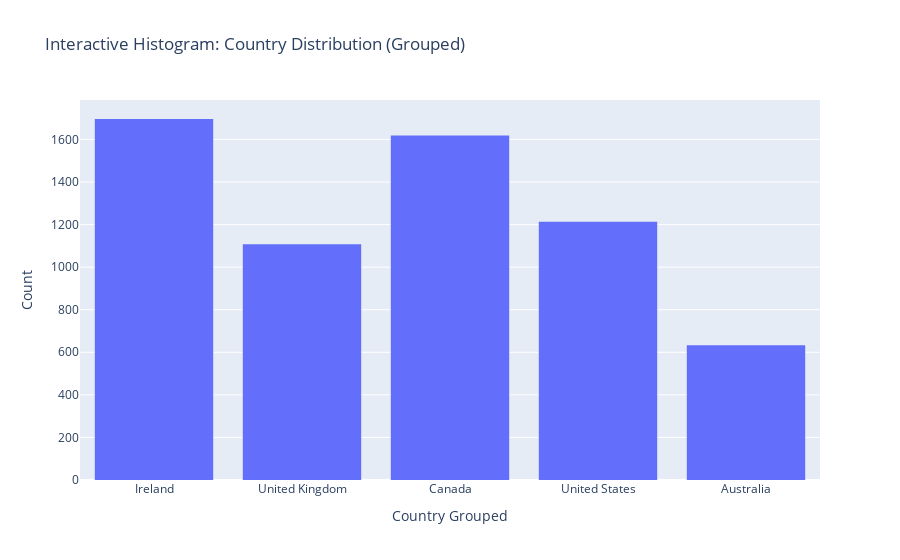

The code cell stored with this chart in its notebook:
### Code cell
# Calculate the percentage distribution of contacts by country
country_distribution = data_graphics['country'].value_counts(normalize=True) * 100

# Identify countries with less than 9% and group them into 'Others'
threshold = 9
filtered_countries = country_distribution[country_distribution >= threshold].index
data_graphics['country_grouped'] = data_graphics['country'].apply(lambda x: x if x in filtered_countries else 'Others')

# Create a histogram to show the grouped distribution
fig = px.histogram(data_graphics, x='country_grouped', title='Interactive Histogram: Country Distribution (Grouped)',
                   labels={'country_grouped': 'Country Grouped', 'count': 'Count'})

# Customize layout
fig.update_layout(xaxis_title='Country Grouped', yaxis_title='Count')

# Show the plot
fig.show()

### Figure 1 — Plotly figure (JSON) as saved in the notebook; plotly's stock layout.template omitted (floating-point values rounded to 4 significant figures; data arrays with more than 128 entries replaced by an {"elided": "..."} marker saying what was removed)
{"data": [{"alignmentgroup": "True", "bingroup": "x", "hovertemplate": "Country Grouped=%{x}<br>count=%{y}<extra></extra>", "legendgroup": "", "marker": {"color": "#636efa", "pattern": {"shape": ""}}, "name": "", "offsetgroup": "", "orientation": "v", "showlegend": false, "type": "histogram", "x": {"elided": "6269 str values"}, "xaxis": "x", "yaxis": "y"}], "layout": {"barmode": "relative", "legend": {"tracegroupgap": 0}, "title": {"text": "Interactive Histogram: Country Distribution (Grouped)"}, "xaxis": {"anchor": "y", "domain": [0, 1], "title": {"text": "Country Grouped"}}, "yaxis": {"anchor": "x", "domain": [0, 1], "title": {"text": "Count"}}}}
